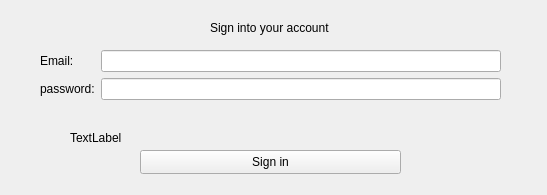
<?xml version="1.0" encoding="UTF-8"?>
<ui version="4.0">
 <class>sign_in</class>
 <widget class="QWidget" name="sign_in">
  <property name="geometry">
   <rect>
    <x>0</x>
    <y>0</y>
    <width>547</width>
    <height>195</height>
   </rect>
  </property>
  <property name="windowTitle">
   <string>Form</string>
  </property>
  <widget class="QWidget" name="formLayoutWidget">
   <property name="geometry">
    <rect>
     <x>40</x>
     <y>50</y>
     <width>461</width>
     <height>71</height>
    </rect>
   </property>
   <layout class="QFormLayout" name="formLayout">
    <item row="0" column="0">
     <widget class="QLabel" name="label">
      <property name="text">
       <string>Email:</string>
      </property>
     </widget>
    </item>
    <item row="0" column="1">
     <widget class="QLineEdit" name="email"/>
    </item>
    <item row="1" column="0">
     <widget class="QLabel" name="label_2">
      <property name="text">
       <string>password:</string>
      </property>
     </widget>
    </item>
    <item row="1" column="1">
     <widget class="QLineEdit" name="password"/>
    </item>
   </layout>
  </widget>
  <widget class="QPushButton" name="sign_in_2">
   <property name="geometry">
    <rect>
     <x>140</x>
     <y>150</y>
     <width>261</width>
     <height>24</height>
    </rect>
   </property>
   <property name="text">
    <string>Sign in</string>
   </property>
  </widget>
  <widget class="QLabel" name="label_3">
   <property name="geometry">
    <rect>
     <x>210</x>
     <y>20</y>
     <width>121</width>
     <height>16</height>
    </rect>
   </property>
   <property name="text">
    <string>Sign into your account</string>
   </property>
  </widget>
  <widget class="QLabel" name="validation">
   <property name="geometry">
    <rect>
     <x>70</x>
     <y>130</y>
     <width>311</width>
     <height>16</height>
    </rect>
   </property>
   <property name="text">
    <string>TextLabel</string>
   </property>
  </widget>
 </widget>
 <resources/>
 <connections/>
</ui>
